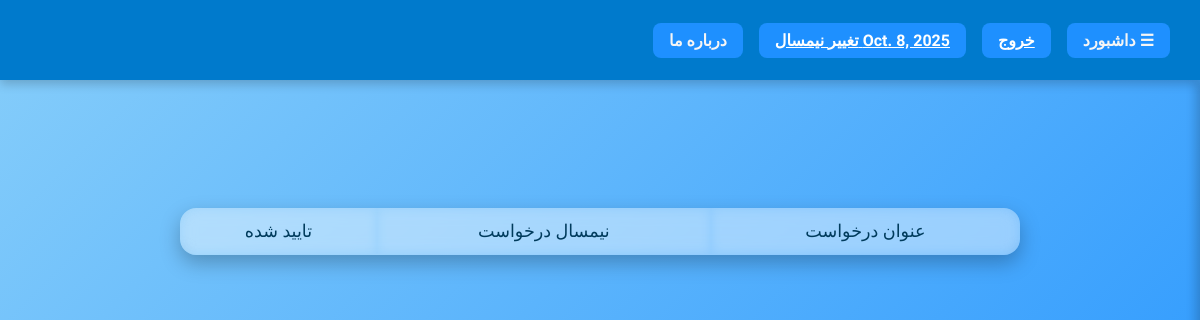
Page /permits/permits_list (signed in) on the earlier database version.
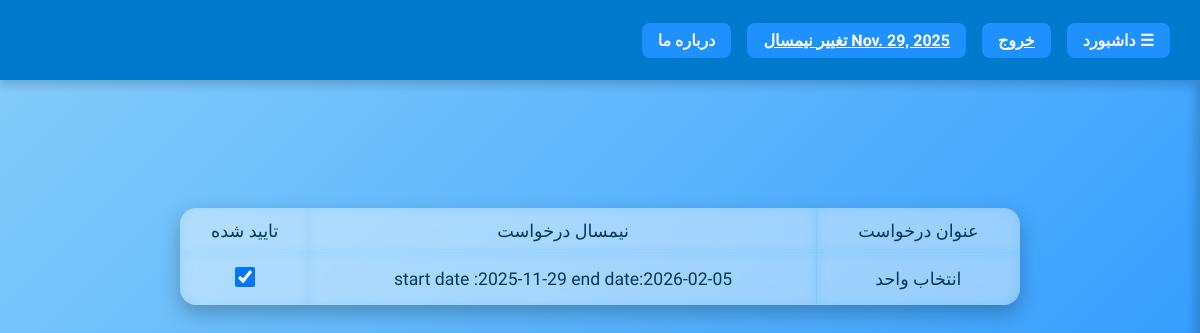
Same page on the later database version.
### semester_module/models.py (models this page shows, shortened)
class Current_Semester(models.Model):
    semester=models.ForeignKey('Semester',on_delete=models.CASCADE,null=False,blank=False)

class Semester(models.Model):
    start_date=models.DateField(verbose_name='زمان شروع ترم')
    end_date=models.DateField(verbose_name='زمان پایان ترم')
    sem_types=(('تابستان','تابستان'),('عادی','عادی'))
    semester_type=models.CharField(max_length=30,choices=sem_types,default='عادی',verbose_name='نوع ترم')
    status_choices=(('شروع نشده','شروع نشده'),('انتخاب واحد','انتخاب واحد'),('جاری','جاری'),('امتحان','امتحان'),('بسته','بسته'))
    semester_status=models.CharField(verbose_name='وضعیت ترم',choices=status_choices,max_length=40,default='شروع نشده')
    def __str__(self):
        return f'start date :{self.start_date}  end date:{self.end_date}'

### permits_module/models.py (models this page shows, shortened)
class Permit(models.Model):
    types=(('انتخاب واحد','انتخاب واحد'),('ترم آخری','ترم آخری'),('انتخاب واحد خارج از بازه','انتخاب واحد خارج از بازه')
           ,('سنوات','سنوات'))
    permit_type=models.CharField(max_length=40,verbose_name='نوع مجوز',choices=types,null=False,blank=False)
    semester=models.ForeignKey(Semester,on_delete=models.CASCADE,null=False,blank=False,verbose_name='نیمسال مربوطه',related_name='permits')
    creator=models.ForeignKey(User,on_delete=models.CASCADE,null=False,blank=False,verbose_name='کاربر درخواست کننده مجوز',related_name='permits')
    date=models.DateField(verbose_name='تاریخ ایجاد مجوز',auto_now_add=True)
    is_confirmed=models.BooleanField(verbose_name='تیید شده',default=False)
    class Meta:
        indexes=[models.Index(fields=['semester','creator'],name='semester and creator index')]
        constraints=[models.UniqueConstraint(fields=['semester','creator','permit_type'],name='semester and creator uniquness'
                                             ,violation_error_message='این کاربر در حال حاضر مجوزی بااین عنوان در این نیمسال دارد')]

### permits_module/views.py (the view)
# urls.py: path('permits_list',Permits_List.as_view(),name='permits_list'),
class Permits_List(ListView):
    template_name = 'Permits.html'
    model = Permit
    context_object_name = 'permits'
    def get_queryset(self):
        sem_id=self.request.session.get('semester') or Current_Semester.objects.first().semester.id
        query=self.request.user.permits.all().filter(semester_id=sem_id)
        return query

### polls/templatetags/polls_extra.py (called while the page is built)
@register.filter
def get_current_semester(request):
    sem=request.session.get('semester')
    sem=Semester.objects.get(id=sem).start_date if sem!=None else Current_Semester.objects.first().semester.start_date
    return sem

### permits_module/templates/Permits.html (shortened to what this page needs)
{% extends 'Base_Layout.html' %}
{% block main_content %}
<table id="permits_table">
<tr>
    <td>
        عنوان درخواست
    </td>
    <td>
        نیمسال درخواست
    </td>
    <td>
        تایید شده
    </td>
</tr>
{% for per in permits %}
<tr>
<td>{{ per.permit_type }}</td>
<td>{{ per.semester }}</td>
<td><input type="checkbox" {% if per.is_confirmed %}checked{% endif %}></td>
</tr>
{% endfor %}
</table>
{% endblock %}

### templates/Base_Layout.html (shortened to what this page needs)
{% load polls_extra %}
<!DOCTYPE html>
<html lang="fa">
<head>
</head>
<body>
<section id="head">
    <div class="rows">
        <div class="clickable" onclick="toggleSidebar()">☰ داشبورد</div>
        <div class="clickable"><a href="#" style="color:white">خروج</a></div>
        <div class="clickable">
            <a href="{% url 'change_semester' %}" style="color:white">
                {{ request|get_current_semester }} تغییر نیمسال
            </a>
        </div>
        <div class="clickable">درباره ما</div>
    </div>
</section>
<section id="main">
    {% block main_content %}
    {% endblock %}
</section>
</body>
</html>

Differences in the rows shown:
changed through a linked row, Current_Semester: semester.start_date "Oct. 8, 2025" → "Nov. 29, 2025"
added Permit: permit_type "انتخاب واحد", semester "start date :2025-11-29 end date:2026-02-05", is_confirmed "☑"
